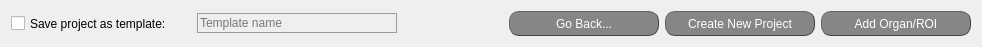
    <widget class="QWidget" name="">
     <property name="geometry">
      <rect>
       <x>9</x>
       <y>1165</y>
       <width>962</width>
       <height>27</height>
      </rect>
     </property>
     <layout class="QHBoxLayout" name="horizontalLayout">
      <item>
       <widget class="QCheckBox" name="cB_proj_as_template">
        <property name="sizePolicy">
         <sizepolicy hsizetype="Fixed" vsizetype="Fixed">
          <horstretch>0</horstretch>
          <verstretch>0</verstretch>
         </sizepolicy>
        </property>
        <property name="minimumSize">
         <size>
          <width>180</width>
          <height>25</height>
         </size>
        </property>
        <property name="maximumSize">
         <size>
          <width>180</width>
          <height>25</height>
         </size>
        </property>
        <property name="layoutDirection">
         <enum>Qt::LeftToRight</enum>
        </property>
        <property name="styleSheet">
         <string notr="true">font: 25 11pt &quot;Calibri Light&quot;;</string>
        </property>
        <property name="text">
         <string>Save project as template: </string>
        </property>
        <property name="checked">
         <bool>false</bool>
        </property>
       </widget>
      </item>
      <item>
       <widget class="QLineEdit" name="lineEdit_template_name">
        <property name="enabled">
         <bool>false</bool>
        </property>
        <property name="sizePolicy">
         <sizepolicy hsizetype="Fixed" vsizetype="Fixed">
          <horstretch>0</horstretch>
          <verstretch>0</verstretch>
         </sizepolicy>
        </property>
        <property name="minimumSize">
         <size>
          <width>200</width>
          <height>20</height>
         </size>
        </property>
        <property name="maximumSize">
         <size>
          <width>200</width>
          <height>20</height>
         </size>
        </property>
        <property name="focusPolicy">
         <enum>Qt::StrongFocus</enum>
        </property>
        <property name="layoutDirection">
         <enum>Qt::RightToLeft</enum>
        </property>
        <property name="styleSheet">
         <string notr="true">QLineEdit {background-color: rgba(0,0,0,0);
border: 1px solid rgb(156, 156, 156);
font: 25 10pt &quot;Calibri Light&quot;;
font-family: &quot;Calibri Light&quot;;
}
QLineEdit:focus { border: 1px solid #eb6fbd;}
					</string>
        </property>
        <property name="maxLength">
         <number>30</number>
        </property>
        <property name="frame">
         <bool>true</bool>
        </property>
        <property name="placeholderText">
         <string>Template name</string>
        </property>
       </widget>
      </item>
      <item>
       <widget class="QLabel" name="lab_temp">
        <property name="enabled">
         <bool>false</bool>
        </property>
        <property name="sizePolicy">
         <sizepolicy hsizetype="Preferred" vsizetype="Fixed">
          <horstretch>0</horstretch>
          <verstretch>0</verstretch>
         </sizepolicy>
        </property>
        <property name="minimumSize">
         <size>
          <width>100</width>
          <height>0</height>
         </size>
        </property>
        <property name="maximumSize">
         <size>
          <width>30</width>
          <height>16777215</height>
         </size>
        </property>
        <property name="styleSheet">
         <string notr="true">font: 25 10pt &quot;Calibri Light&quot;;</string>
        </property>
        <property name="text">
         <string/>
        </property>
       </widget>
      </item>
      <item>
       <widget class="QPushButton" name="button_go_back">
        <property name="sizePolicy">
         <sizepolicy hsizetype="Fixed" vsizetype="Fixed">
          <horstretch>0</horstretch>
          <verstretch>0</verstretch>
         </sizepolicy>
        </property>
        <property name="minimumSize">
         <size>
          <width>150</width>
          <height>25</height>
         </size>
        </property>
        <property name="maximumSize">
         <size>
          <width>150</width>
          <height>25</height>
         </size>
        </property>
        <property name="styleSheet">
         <string notr="true">QPushButton{border-radius:10px;
border-width: 1px;
border-style: outset;
border-color: rgb(66, 66, 66);
background-color: rgb(134, 134, 134); 
color: rgb(255, 255, 255);
font: 11pt &quot;Calibri&quot;;}

QPushButton:hover{
	background-color: rgba(162, 0, 122,180);
	border-color: rgba(162, 0, 122,180);
	border-width: 2px}
</string>
        </property>
        <property name="text">
         <string>Go Back...</string>
        </property>
        <property name="checkable">
         <bool>true</bool>
        </property>
       </widget>
      </item>
      <item>
       <widget class="QPushButton" name="button_new_proj">
        <property name="sizePolicy">
         <sizepolicy hsizetype="Fixed" vsizetype="Fixed">
          <horstretch>0</horstretch>
          <verstretch>0</verstretch>
         </sizepolicy>
        </property>
        <property name="minimumSize">
         <size>
          <width>150</width>
          <height>25</height>
         </size>
        </property>
        <property name="maximumSize">
         <size>
          <width>150</width>
          <height>25</height>
         </size>
        </property>
        <property name="styleSheet">
         <string notr="true">QPushButton{border-radius:10px;
border-width: 1px;
border-style: outset;
border-color: rgb(66, 66, 66);
background-color: rgb(134, 134, 134); 
color: rgb(255, 255, 255);
font: 11pt &quot;Calibri&quot;;}

QPushButton:hover{
	background-color: rgba(162, 0, 122,180);
	border-color: rgba(162, 0, 122,180);
	border-width: 2px}
</string>
        </property>
        <property name="text">
         <string>Create New Project</string>
        </property>
        <property name="checkable">
         <bool>true</bool>
        </property>
       </widget>
      </item>
      <item>
       <widget class="QPushButton" name="button_add_organ">
        <property name="sizePolicy">
         <sizepolicy hsizetype="Fixed" vsizetype="Fixed">
          <horstretch>0</horstretch>
          <verstretch>0</verstretch>
         </sizepolicy>
        </property>
        <property name="minimumSize">
         <size>
          <width>150</width>
          <height>25</height>
         </size>
        </property>
        <property name="maximumSize">
         <size>
          <width>150</width>
          <height>25</height>
         </size>
        </property>
        <property name="styleSheet">
         <string notr="true">QPushButton{border-radius:10px;
border-width: 1px;
border-style: outset;
border-color: rgb(66, 66, 66);
background-color: rgb(134, 134, 134); 
color: rgb(255, 255, 255);
font: 11pt &quot;Calibri&quot;;}

QPushButton:hover{
	background-color: rgba(162, 0, 122,180);
	border-color: rgba(162, 0, 122,180);
	border-width: 2px}
</string>
        </property>
        <property name="text">
         <string>Add Organ/ROI</string>
        </property>
        <property name="checkable">
         <bool>true</bool>
        </property>
       </widget>
      </item>
     </layout>
    </widget>
